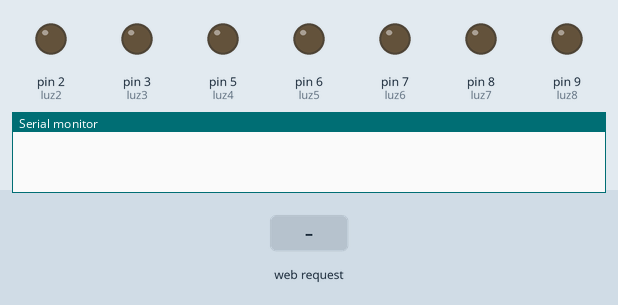
Bench run of a sketch on a simulated Arduino Uno, built with avr-gcc and run on an emulated ATmega328P. Parts: output pins drawn as LEDs (lit = HIGH), the last lines printed to the serial monitor. The test bench sets the inputs (shaded band). WiFi joins after 1.5 s; servers stay silent unless stated.

Above: at 1.2 s.
1.3 s: HTTP request GET /luz2=ON received
At 2.1 s:
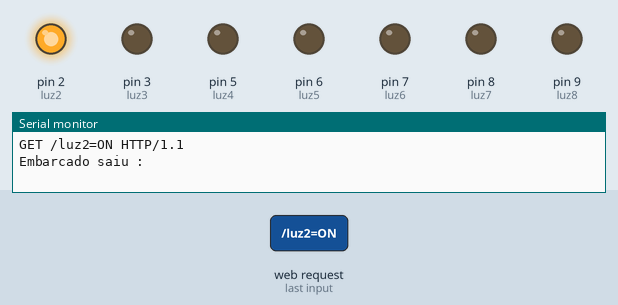
2.8 s: HTTP request GET /luz3=ON received
At 3.3 s:
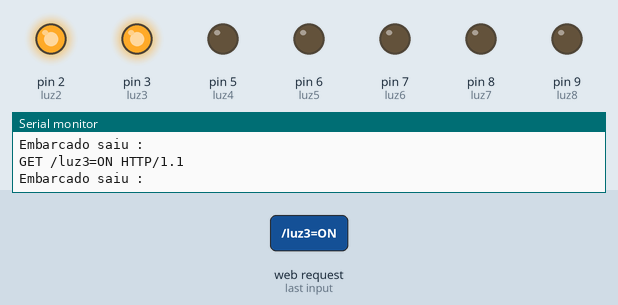
4.3 s: HTTP request GET /luz2=OFF received
At 5.5 s:
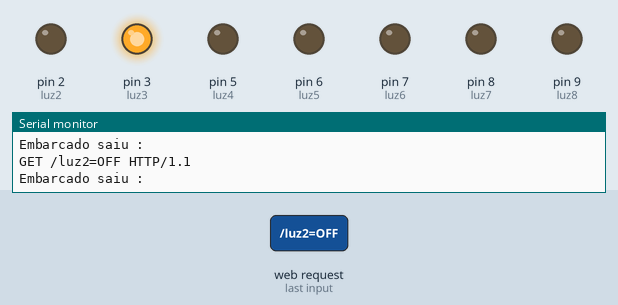
5.8 s: HTTP request GET /luz4=ON received
At 6.8 s:
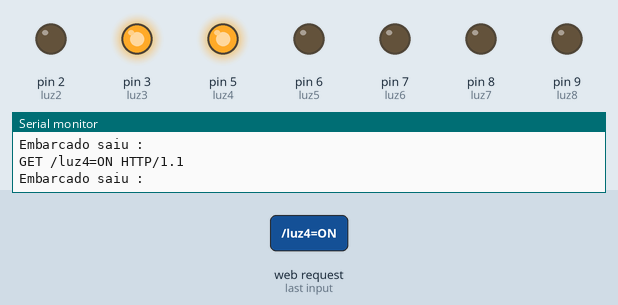
7.3 s: HTTP request GET /luz3=OFF received
At 7.9 s:
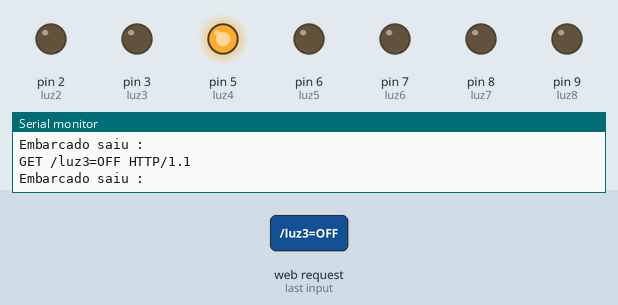
8.8 s: HTTP request GET /luz5=ON received
At 10.2 s:
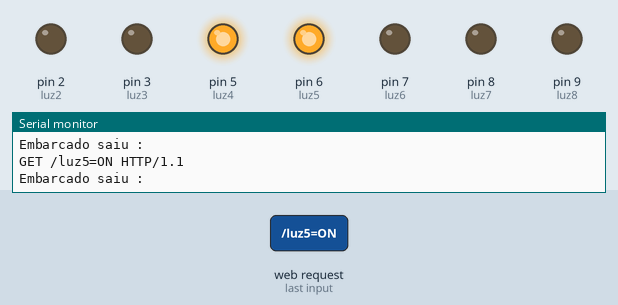
Timing chart, 0 to 11.3 s (numbered marks = the images above; inputs shaded):
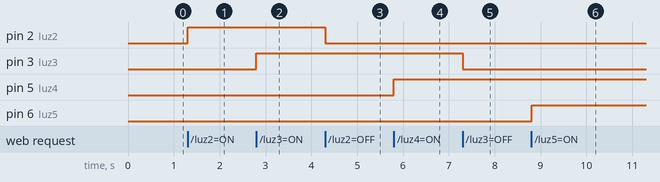

The sketch:

funciona_pagina_mega.ino
```cpp
#include <SPI.h>
#include <Ethernet.h>
//#include <SD.h>

byte mac[] = {0xDE, 0xAD, 0xBE, 0xEF, 0xFE, 0xED};
IPAddress ip (192, 168, 0, 13);
IPAddress gateway (192, 168, 0, 1);
IPAddress subnet (255, 255, 255, 0);
EthernetServer server(80);
//File webFile;

int luz1 = 1;
int luz2 = 2;
int luz3 = 3;
int luz4 = 5;
int luz5 = 6;
int luz6 = 7;
int luz7 = 8;
int luz8 = 9;
int portao = A0;

void setup()
{
Ethernet.begin(mac, ip);
server.begin();
Serial.begin(9600);
pinMode(luz1, OUTPUT);
pinMode(luz2, OUTPUT);
pinMode(luz3, OUTPUT);
pinMode(luz4, OUTPUT);
pinMode(luz5, OUTPUT);
pinMode(luz6, OUTPUT);
pinMode(luz7, OUTPUT);
pinMode(luz8, OUTPUT);
//pinMode(portao, OUTPUT);
digitalWrite(luz1, LOW);
digitalWrite(luz2, LOW);
digitalWrite(luz3, LOW);
digitalWrite(luz4, LOW);
digitalWrite(luz5, LOW);
digitalWrite(luz6, LOW);
digitalWrite(luz7, LOW);
digitalWrite(luz8, LOW);

//Serial.println("Iniciando o cartao sd");
//if (!SD.begin(4))
//{
 // Serial.println("erro sd falhou");
 // return;
 // }


}

void loop ()
{
EthernetClient client = server.available();

if (!client)
{
  return;
 /*boolean currentLineIsBlank = true;
  while (client.connected())
  {
    if (client.available())
          {
      char c = client.read();

          if (c == '\n' && currentLineIsBlank)
          {
  client.println("HTTP/1.1 200 OK");
  client.println("Content-Type: text/html");
  client.println("Connection: close");
  client.println();
   // webFile = SD.open("teste.html");
   // if (webFile)
   // {
    //  while(webFile.available())
    //  {
     //   client.write(webFile.read());
     //   }

    //  }
    //  break;
          }
          if (c == '\n') {
            currentLineIsBlank = true;
            }
            else if (c != '\r')
            {
              currentLineIsBlank = false;
              }*/
 }
String request = client.readStringUntil('\r');
  Serial.println(request);
  client.flush();
  int v1 = LOW;
  int v2 = LOW;
  int v3 = LOW;
  int v4 = LOW;
  int v5 = LOW;
  int v6 = LOW;
  int v7 = LOW;
  int v8 = LOW;
  if (request.indexOf("/luz1=ON") != -1) {
    digitalWrite(luz1, HIGH);
    v1 = HIGH;
  }
  if (request.indexOf("/luz1=OFF") != -1){
    digitalWrite(luz1, LOW);
    v1 = LOW;

  }

   if (request.indexOf("/luz2=ON") != -1) {
    digitalWrite(luz2, HIGH);
    v2 = HIGH;
  }
  if (request.indexOf("/luz2=OFF") != -1){
    digitalWrite(luz2, LOW);
    v2 = LOW;

  }

   if (request.indexOf("/luz3=ON") != -1) {
    digitalWrite(luz3, HIGH);
    v3 = HIGH;
  }
  if (request.indexOf("/luz3=OFF") != -1){
    digitalWrite(luz3, LOW);
    v3 = LOW;

  }

   if (request.indexOf("/luz4=ON") != -1) {
    digitalWrite(luz4, HIGH);
    v4 = HIGH;
  }
  if (request.indexOf("/luz4=OFF") != -1){
    digitalWrite(luz4, LOW);
    v4 = LOW;

  }

   if (request.indexOf("/luz5=ON") != -1) {
    digitalWrite(luz5, HIGH);
    v5 = HIGH;
  }
  if (request.indexOf("/luz5=OFF") != -1){
    digitalWrite(luz5, LOW);
    v5 = LOW;

  }

   if (request.indexOf("/luz6=ON") != -1) {
    digitalWrite(luz6, HIGH);
    v6 = HIGH;
  }
  if (request.indexOf("/luz6=OFF") != -1){
    digitalWrite(luz6, LOW);
    v6 = LOW;

  }

   if (request.indexOf("/luz7=ON") != -1) {
    digitalWrite(luz7, HIGH);
    v7 = HIGH;
  }
  if (request.indexOf("/luz7=OFF") != -1){
    digitalWrite(luz7, LOW);
    v7 = LOW;

  }

   if (request.indexOf("/luz8=ON") != -1) {
    digitalWrite(luz8, HIGH);
    v8 = HIGH;
  }
  if (request.indexOf("/luz8=OFF") != -1){
    digitalWrite(luz8, LOW);
    v8 = LOW;

  }
client.println("<!DOCTYPE HTML>");
client.println("<html>");
client.println("<meta charset ='utf-8'/>");
client.println("<meta name = 'viewport' content = 'width=device-width, initial-scale=1'>");
client.println("<link href='https://maxcdn.bootstrapcdn.com/bootstrap/3.3.1/css/bootstrap.min.css' rel='stylesheet'></link>");
client.println("<div class='jumbotron'>");
client.println("<h1 class='text-center'>Automação</h1>");
client.println("<h2 class='text-center'>Ademir</h2>");
client.println("</div>");
client.println("<div class='col-md-6'>");
client.println("<div class='alert alert-info text-center' role='alert'>Portão</div>");
client.println("<a class='btn btn-danger btn-lg center-block'  href=\"/luz1=OFF\"> Fechar </a>");
client.println("<br>");
client.println("<a class='btn btn-success btn-lg center-block' href=\"/luz1=ON\"> Abrir</a>");
client.println("<br>");
client.println("</div>");
client.println("<div class='col-md-6'>");
client.println("<br>");
client.println("<div class='alert alert-info text-center' role='alert'>Luz1</div>");
client.println("<a class='btn btn-danger btn-lg center-block' href=\"/luz2=OFF\"> Desligar </a>");
client.println("<br>");
client.println("<a class='btn btn-success btn-lg center-block' href=\"/luz2=ON\"> Ligar </a>");
client.println("</div>");
client.println("<br>");
client.println("<div class='col-md-6'>");
client.println("<br>");
client.println("<div class='alert alert-info text-center' role='alert'>Luz2</div>");
client.println("<a class='btn btn-danger btn-lg center-block' href=\"/luz3=OFF\"> Desligar </a>");
client.println("<br>");
client.println("<a class='btn btn-success btn-lg center-block' href=\"/luz3=ON\"> Ligar </a>");
client.println("</div>");
client.println("<br>");
client.println("<div class='col-md-6'>");
client.println("<br>");
client.println("<div class='alert alert-info text-center' role='alert'>Luz3</div>");
client.println("<a class='btn btn-danger btn-lg center-block' href=\"/luz4=OFF\"> Desligar </a>");
client.println("<br>");
client.println("<a class='btn btn-success btn-lg center-block' href=\"/luz4=ON\"> Ligar </a>");
client.println("</div>");
client.println("<br>");
client.println("<div class='col-md-6'>");
client.println("<br>");
client.println("<div class='alert alert-info text-center' role='alert'>Luz4</div>");
client.println("<a class='btn btn-danger btn-lg center-block' href=\"/luz5=OFF\"> Desligar </a>");
client.println("<br>");
client.println("<a class='btn btn-success btn-lg center-block' href=\"/luz5=ON\"> Ligar </a>");
client.println("</div>");
client.println("<br>");
client.println("<div class='col-md-6'>");
client.println("<br>");
client.println("<div class='alert alert-info text-center' role='alert'>Luz5</div>");
client.println("<a class='btn btn-danger btn-lg center-block' href=\"/luz6=OFF\"> Desligar </a>");
client.println("<br>");
client.println("<a class='btn btn-success btn-lg center-block' href=\"/luz6=ON\"> Ligar </a>");
client.println("</div>");
client.println("<br>");
client.println("<div class='col-md-6'>");
client.println("<br>");
client.println("<div class='alert alert-info text-center' role='alert'>Luz6</div>");
client.println("<a class='btn btn-danger btn-lg center-block' href=\"/luz7=OFF\"> Desligar </a>");
client.println("<br>");
client.println("<a class='btn btn-success btn-lg center-block' href=\"/luz7=ON\"> Ligar </a>");
client.println("</div>");
client.println("<br>");
client.println("<div class='col-md-6'>");
client.println("<br>");
client.println("<div class='alert alert-info text-center' role='alert'>Luz7</div>");
client.println("<a class='btn btn-danger btn-lg center-block' href=\"/luz8=OFF\"> Desligar </a>");
client.println("<br>");
client.println("<a class='btn btn-success btn-lg center-block' href=\"/luz8=ON\"> Ligar </a>");
client.println("</div>");
client.println("<br>");
client.println("<div class='col-md-6'>");
client.println("<br>");
client.println("<div class='alert alert-info text-center' role='alert'>Luz8</div>");
client.println("<a class='btn btn-danger btn-lg center-block' href=\"/luz9=OFF\"> Desligar </a>");
client.println("<br>");
client.println("<a class='btn btn-success btn-lg center-block' href=\"/luz9=ON\"> Ligar </a>");
client.println("</div>");
client.println("<br>");
client.println("<div class='col-md-6'>");
client.println("<br>");
client.println("<div class='alert alert-info text-center' role='alert'>RGB</div>");
client.println("<a class='btn btn-danger btn-lg center-block' href=\"/luz2=OFF\"> vermelho </a>");
client.println("<br>");
client.println("<a class='btn btn-success btn-lg center-block' href=\"/luz2=ON\"> verde </a>");
client.println("<br>");
client.println("<a class='btn btn-primary btn-lg center-block' href=\"/luz2=ON\"> azul </a>");
client.println("</div>");
client.println("</html>");
  delay(1);
  Serial.println("Embarcado saiu :");
  Serial.println("");

 delay(1);
 client.stop();
 }

//}


//}
```

Measured:
- after the input at 1.3 s, pin 2 (luz2): LOW → HIGH at once
- after the input at 2.8 s, pin 3 (luz3): LOW → HIGH at once
- after the input at 4.3 s, pin 2 (luz2): HIGH → LOW at once
- after the input at 5.8 s, pin 5 (luz4): LOW → HIGH at once
- after the input at 7.3 s, pin 3 (luz3): HIGH → LOW at once
- after the input at 8.8 s, pin 6 (luz5): LOW → HIGH at once
